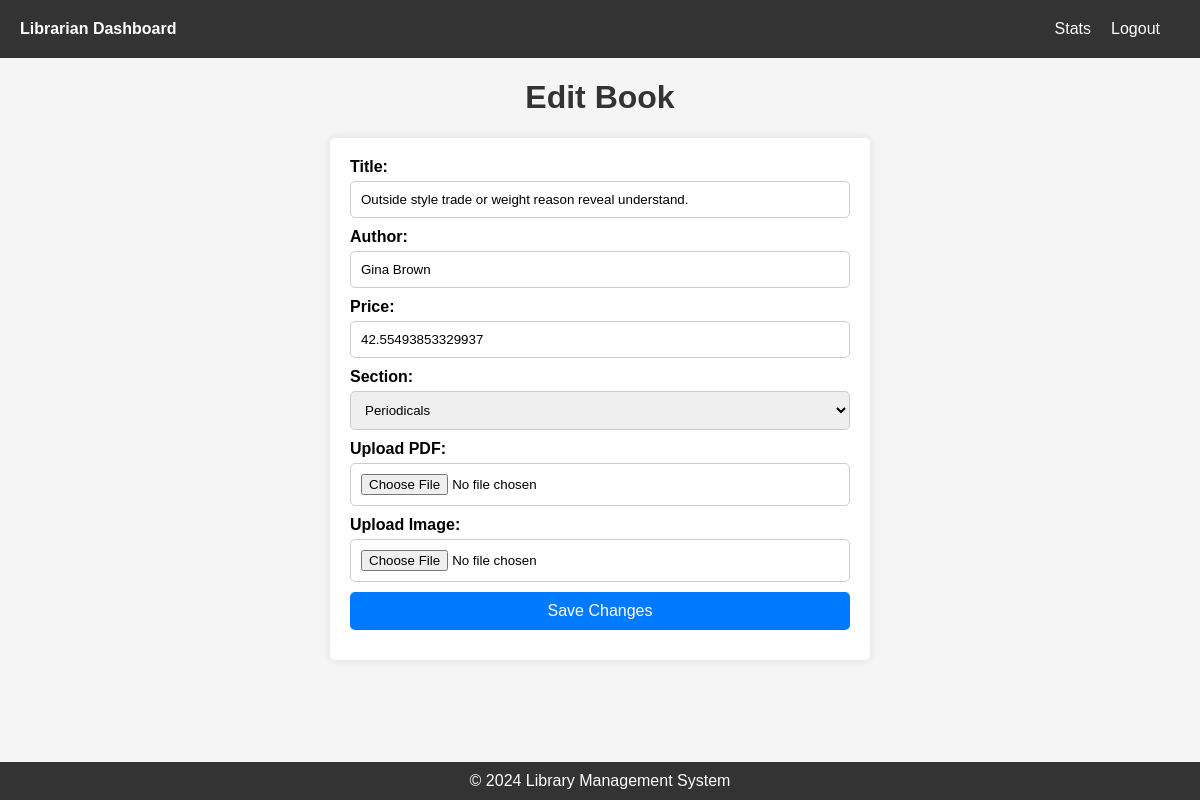
Before: /edit_book/41 with the older database file.
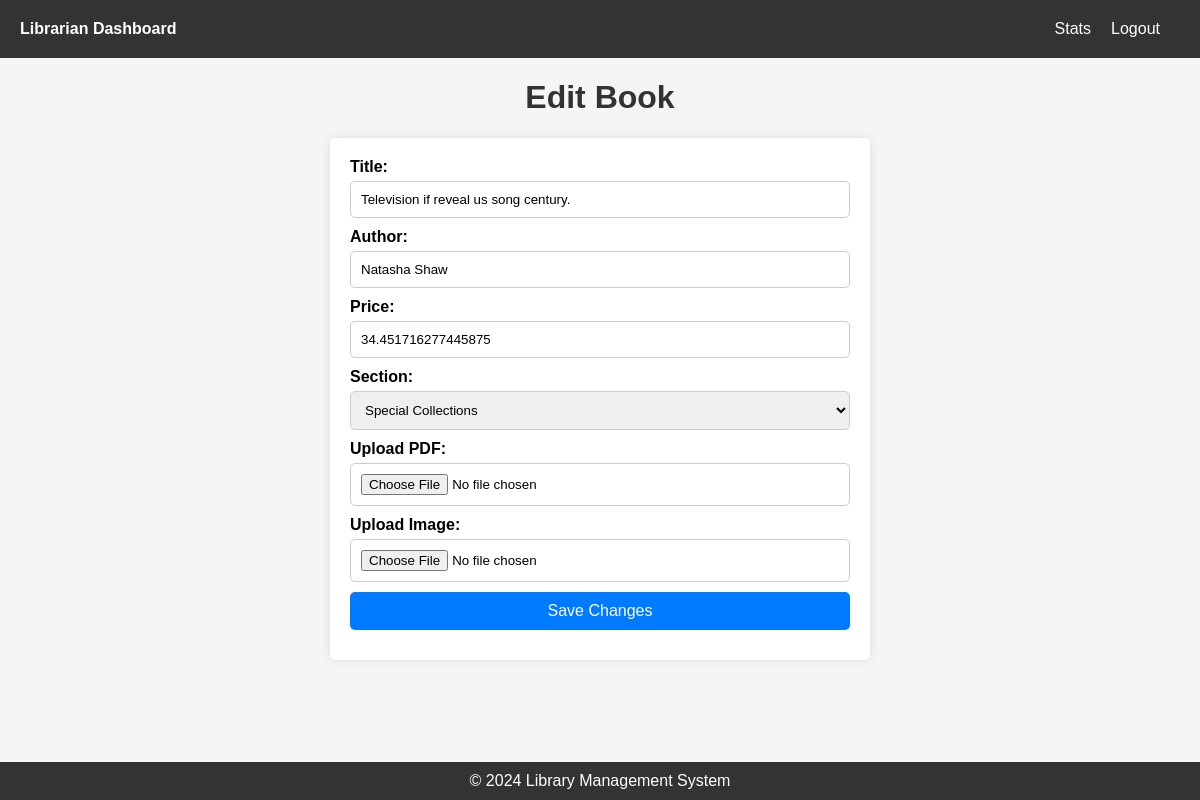
After: the same page with the newer database file.
### application/models.py (models this page shows, shortened)
class Book(db.Model):
    id = db.Column(db.Integer, primary_key=True)
    title = db.Column(db.String(100), nullable=False)
    author = db.Column(db.String(100), nullable=False)
    isbn = db.Column(db.String(20), nullable=False, unique=True)
    section_id = db.Column(db.Integer, db.ForeignKey('section.id'), nullable=False)
    date_added = db.Column(db.DateTime, nullable=False, default=db.func.current_timestamp())
    image = db.Column(db.String(255), nullable=True)  # Image URL or file path
    pdf_link = db.Column(db.String(255), nullable=True)  # PDF link for the book
    price = db.Column(db.Float, nullable=True)  # Price of the e-book
    section = db.relationship('Section', back_populates='books')
    requests = db.relationship('Request', back_populates='book')
    users = db.relationship('User', secondary=user_allocated_books_association, backref='books', overlaps="allocated_books")  # Many-to-Many relationship with User model
    feedbacks = db.relationship('Feedback', back_populates='book')  # Relationship with Feedback model

class Section(db.Model):
    id = db.Column(db.Integer, primary_key=True)
    name = db.Column(db.String(100), nullable=False, unique=True)
    description = db.Column(db.Text, nullable=True)
    image = db.Column(db.String(255), nullable=True)  # Image URL or file path
    date_added = db.Column(db.DateTime, nullable=False, default=db.func.current_timestamp())
    books = relationship('Book', back_populates='section')

### application/routes.py (the view, shortened to what this page needs)
@app.route('/edit_book/<int:book_id>', methods=['GET', 'POST'])
def edit_book(book_id):
    book = Book.query.get_or_404(book_id)
    return render_template('librarian/book/edit_book.html', book=book, sections=Section.query.all())

### templates/librarian/book/edit_book.html (shortened to what this page needs)
<!DOCTYPE html>
<html lang="en">
<head>
    <link rel="stylesheet" href="{{ url_for('static', filename='edit_book.css') }}">
    <link rel="stylesheet" href="{{ url_for('static', filename='librarian_nav.css') }}">
    <link rel="stylesheet" href="{{ url_for('static', filename='footer.css') }}">
</head>
<body>
    <header>
        <nav>
            <ul>
                <li><a href="{{ url_for('librarian_dashboard') }}" class="dashboard-link">Librarian Dashboard</a></li>
                <li class="navbar-right"><a href="{{ url_for('logout') }}">Logout</a></li>
                <li class="navbar-right"><a href="{{ url_for('librarian_statistics') }}">Stats</a></li>
            </ul>
        </nav>
    </header>
    <h1>Edit Book</h1>
    <form action="{{ url_for('edit_book', book_id=book.id) }}" method="post" enctype="multipart/form-data">
        <label for="title">Title:</label>
        <input type="text" name="title" id="title" value="{{ book.title }}" required><br>
        <label for="author">Author:</label>
        <input type="text" name="author" id="author" value="{{ book.author }}" required><br>
        <label for="price">Price:</label>
        <input type="number" name="price" id="price" step="0.01" value="{{ book.price }}" required><br>
        <label for="section_id">Section:</label>
        <select name="section_id" id="section_id" required>
            {% for section in sections %}
                <option value="{{ section.id }}" {% if section.id == book.section_id %} selected {% endif %}>{{ section.name }}</option>
            {% endfor %}
        </select><br>
        <label for="pdf_file">Upload PDF:</label>
        <input type="file" name="pdf_file" id="pdf_file"><br>
        <label for="image_file">Upload Image:</label>
        <input type="file" name="image_file" id="image_file"><br>
        <button type="submit">Save Changes</button>
    </form>
</body>
<footer>
    <p>&copy; 2024 Library Management System</p>
</footer>
</html>

Changed rows visible on the page:
changed Book: title "Outside style trade or weight reason reveal understand." → "Television if reveal us song century."; author "Gina Brown" → "Natasha Shaw"; price "42.55493853329937" → "34.451716277445875"; section_id "Periodicals" → "Special Collections"
